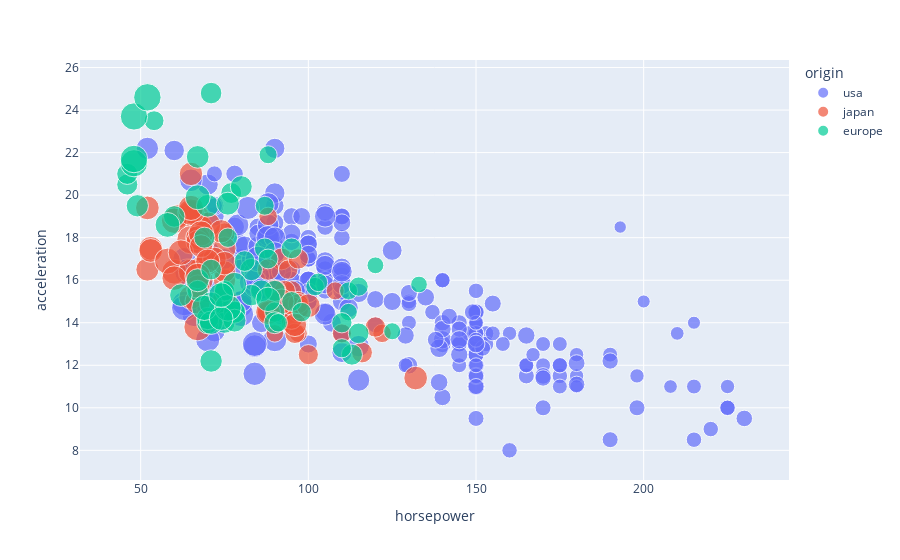

The notebook cell saved with this chart:
### Markdown cell above
### Change the size based on the mpg (miles per gallon)

### Code cell
px.scatter (data_frame=df_cars, x= 'horsepower', y= 'acceleration', color = 'origin',size = 'mpg' )

### Figure 1 — Plotly figure (JSON) as saved in the notebook; plotly's stock layout.template omitted (floating-point values rounded to 4 significant figures; data arrays with more than 128 entries replaced by an {"elided": "..."} marker saying what was removed)
{"data": [{"hovertemplate": "origin=usa<br>horsepower=%{x}<br>acceleration=%{y}<br>mpg=%{marker.size}<extra></extra>", "legendgroup": "usa", "marker": {"color": "#636efa", "size": {"elided": "249 float values"}, "sizemode": "area", "sizeref": 0.1165, "symbol": "circle"}, "mode": "markers", "name": "usa", "orientation": "v", "showlegend": true, "type": "scatter", "x": {"elided": "249 int values"}, "xaxis": "x", "y": {"elided": "249 float values"}, "yaxis": "y"}, {"hovertemplate": "origin=japan<br>horsepower=%{x}<br>acceleration=%{y}<br>mpg=%{marker.size}<extra></extra>", "legendgroup": "japan", "marker": {"color": "#EF553B", "size": [24, 27, 27, 25, 31, 35, 24, 19, 28, 23, 27, 20, 22, 18, 20, 31, 32, 31, 32, 24, 26, 29, 24, 24, 33, 33, 32, 28, 19, 31.5, 33.5, 26, 30, 22, 21.5, 32.8, 39.4, 36.1, 27.5, 27.2, 21.1, 23.9, 29.5, 34.1, 31.8, 38.1, 37.2, 29.8, 31.3, 37, 32.2, 46.6, 40.8, 44.6, 33.8, 32.7, 23.7, 32.4, 39.1, 35.1, 32.3, 37, 37.7, 34.1, 33.7, 32.4, 32.9, 31.6, 25.4, 24.2, 37, 31, 36, 36, 34, 38, 32, 38, 32], "sizemode": "area", "sizeref": 0.1165, "symbol": "circle"}, "mode": "markers", "name": "japan", "orientation": "v", "showlegend": true, "type": "scatter", "x": [95, 88, 88, 95, 65, 69, 95, 97, 92, 97, 88, 88, 94, 90, 122, 67, 65, 52, 61, 97, 93, 75, 96, 97, 53, 53, 70, 75, 108, 68, 70, 75, 67, 97, 110, 52, 70, 60, 95, 97, 95, 97, 68, 65, 65, 60, 65, 90, 75, 92, 75, 65, 65, 67, 67, 132, 100, 72, 58, 60, 67, 65, 62, 68, 75, 75, 100, 74, 116, 120, 68, 68, 88, 75, 70, 67, 67, 67, 96], "xaxis": "x", "y": [15, 14.5, 14.5, 14, 19, 18, 15.5, 13.5, 17, 14.5, 16.5, 19, 16.5, 13.5, 13.5, 19, 21, 16.5, 19, 15, 15.5, 16, 13.5, 17, 17.5, 17.4, 17, 16.4, 15.5, 18.5, 16.8, 18.2, 16.4, 14.5, 13.5, 19.4, 18.6, 16.4, 14.2, 14.7, 14.8, 14.9, 16.6, 15.2, 19.2, 18.8, 16.4, 15.5, 17.5, 15, 15.2, 17.9, 19.2, 13.8, 18, 11.4, 12.5, 17, 16.9, 16.1, 17.8, 19.4, 17.3, 16, 14.4, 16.8, 14.8, 18.3, 12.6, 13.8, 18.2, 17.6, 14.5, 14.5, 16.9, 15, 15.7, 16.2, 13.9], "yaxis": "y"}, {"hovertemplate": "origin=europe<br>horsepower=%{x}<br>acceleration=%{y}<br>mpg=%{marker.size}<extra></extra>", "legendgroup": "europe", "marker": {"color": "#00cc96", "size": [26, 25, 24, 25, 26, 28, 30, 30, 27, 23, 18, 22, 21, 26, 26, 26, 29, 24, 20, 19, 24, 29, 26, 26, 24, 26, 31, 25, 29, 23, 23, 22, 25, 28, 25, 27, 29, 29.5, 20, 19, 16.5, 36, 29, 30.5, 21.5, 43.1, 20.3, 17, 21.6, 16.2, 31.5, 31.9, 25.4, 27.2, 37.3, 41.5, 34.3, 44.3, 43.4, 36.4, 30, 40.9, 29.8, 35, 33, 34.5, 28.1, 30.7, 36, 44], "sizemode": "area", "sizeref": 0.1165, "symbol": "circle"}, "mode": "markers", "name": "europe", "orientation": "v", "showlegend": true, "type": "scatter", "x": [46, 87, 90, 95, 113, 90, 70, 76, 60, 54, 112, 76, 87, 69, 46, 90, 49, 75, 91, 112, 110, 83, 67, 78, 75, 75, 67, 71, 70, 95, 88, 98, 115, 86, 81, 83, 70, 71, 102, 88, 120, 58, 78, 78, 110, 48, 103, 125, 115, 133, 71, 71, 77, 71, 69, 76, 78, 48, 48, 67, 67, null, 62, 88, 74, null, 80, 76, 74, 52], "xaxis": "x", "y": [20.5, 17.5, 14.5, 17.5, 12.5, 14, 19.5, 14.5, 19, 23.5, 14.5, 18, 19.5, 18, 21, 15.5, 19.5, 15.5, 14, 15.5, 14, 16.5, 15.5, 14.5, 15.5, 14, 16, 16.5, 14, 15, 17, 14.5, 13.5, 15.5, 16.9, 15.3, 14.2, 12.2, 15.7, 21.9, 16.7, 18.6, 14.5, 14.1, 12.8, 21.5, 15.9, 13.6, 15.7, 15.8, 14.9, 14, 20.1, 24.8, 14.7, 14.7, 15.8, 21.7, 23.7, 19.9, 21.8, 17.3, 15.3, 15.1, 14.2, 15.8, 20.4, 19.6, 15.3, 24.6], "yaxis": "y"}], "layout": {"autosize": true, "legend": {"itemsizing": "constant", "title": {"text": "origin"}, "tracegroupgap": 0}, "margin": {"t": 60}, "xaxis": {"anchor": "y", "autorange": true, "domain": [0, 1], "range": [33.32, 242.2], "title": {"text": "horsepower"}, "type": "linear"}, "yaxis": {"anchor": "x", "autorange": true, "domain": [0, 1], "range": [6.123, 27.12], "title": {"text": "acceleration"}, "type": "linear"}}}
